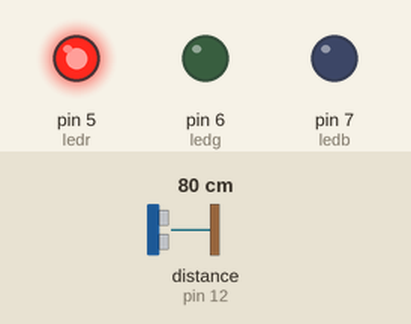
Recording of a sketch running on a simulated Arduino Uno, built with avr-gcc and run on an emulated ATmega328P. On the bench: output pins drawn as LEDs (lit = HIGH). Wiring (inferred from the names in the program): ultrasonic range finder: trigger pin 13; echo pin 12. The inputs (shaded band) are chosen by the test bench; at power-on: distance to the obstacle (sensor on pin 12) 80 cm. The echo pulse lasts 58.3 µs per cm; pins used as bus, display or sensor lines are not drawn.

Above: at 1.2 s.
1.3 s: distance to the obstacle (sensor on pin 12) set to 66 cm
2.8 s: distance to the obstacle (sensor on pin 12) set to 57 cm
At 3.9 s:
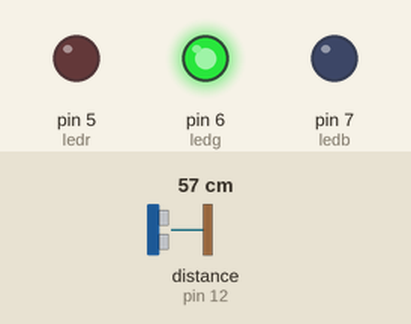
4.3 s: distance to the obstacle (sensor on pin 12) set to 33 cm
5.8 s: distance to the obstacle (sensor on pin 12) set to 30 cm
At 7.0 s:
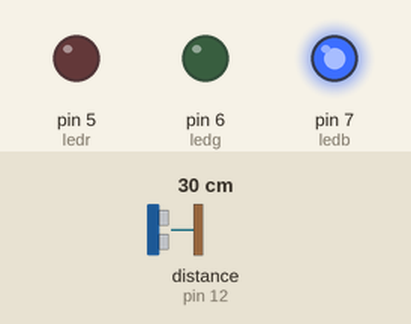
7.3 s: distance to the obstacle (sensor on pin 12) set to 35 cm
At 8.2 s:
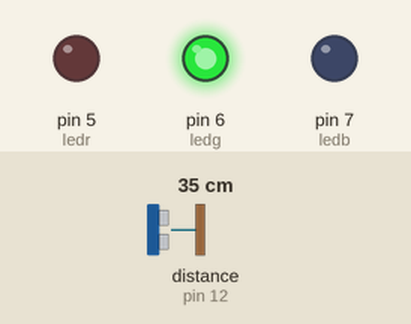
8.8 s: distance to the obstacle (sensor on pin 12) set to 2 cm
At 9.5 s:
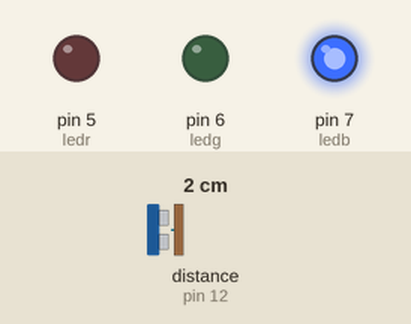
Timing chart, 0 to 11.3 s (numbered marks = the images above; inputs shaded):
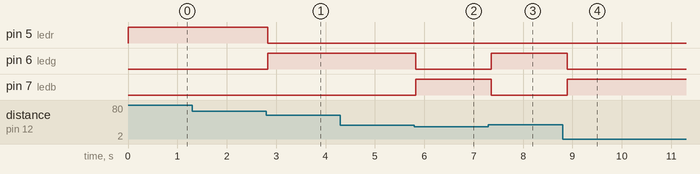

The sketch:

Ex_9_5_1.ino
```cpp
const char trigPin = 13;
const char echoPin = 12;
const int ledb = 7;
const int ledg = 6;
const int ledr = 5;

int pulseWidth;
int distance;

void setup() {
  Serial.begin(9600);
  pinMode(trigPin,OUTPUT);
  pinMode(echoPin,INPUT);
  pinMode(ledb, OUTPUT);
  pinMode(ledg, OUTPUT);
  pinMode(ledr, OUTPUT);
  digitalWrite(trigPin,LOW);

}

void loop() {
  digitalWrite(trigPin, HIGH);
  delayMicroseconds(10);
  digitalWrite(trigPin,LOW);

  pulseWidth = pulseIn(echoPin,HIGH);
  distance = pulseWidth /58;

  if(distance <=200||distance >=2){
    if(distance > 0 && distance <= 30){
      digitalWrite(ledb, HIGH);
      digitalWrite(ledg, LOW);
      digitalWrite(ledr, LOW);
    }
    else if(distance <= 60){
      digitalWrite(ledg, HIGH);
      digitalWrite(ledb, LOW);
      digitalWrite(ledr, LOW);
    }
    else{
      digitalWrite(ledr, HIGH);
      digitalWrite(ledb, LOW);
      digitalWrite(ledg, LOW);
    }
  }
  delay(100);
}
```

Measured:
- the behaviour switches between 61 and 60 cm on distance to the obstacle (sensor on pin 12) (found by bisection; images 0 and 1)
- the behaviour switches between 32 and 31 cm on distance to the obstacle (sensor on pin 12) (found by bisection; images 1 and 2)
- after the input at 1.3 s, every drawn part: stays the same
- after the input at 2.8 s, pin 5 (ledr): HIGH → LOW at once; pin 6 (ledg): LOW → HIGH at once
- after the input at 4.3 s, every drawn part: stays the same
- after the input at 5.8 s, pin 6 (ledg): HIGH → LOW at once; pin 7 (ledb): LOW → HIGH at once
- after the input at 7.3 s, pin 6 (ledg): LOW → HIGH after 0.06 s; pin 7 (ledb): HIGH → LOW after 0.06 s
- after the input at 8.8 s, pin 6 (ledg): HIGH → LOW after 0.09 s; pin 7 (ledb): LOW → HIGH after 0.09 s
